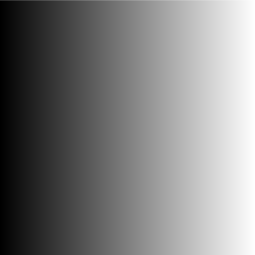
Frame 1 (no input)
Frame 60 (the mouse pressed at the canvas centre just before this capture): identical to frame 1, image omitted
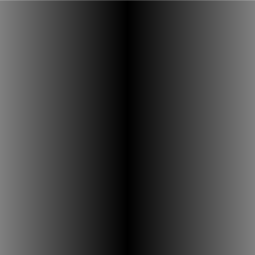
Frame 120 (the mouse held since frame 60 and released just before this capture)

The Processing sketch that drew these frames (run headless with seeded random() and noise(); from frame 60 on, the mouse is pressed at the canvas centre):

// Processing sketch: sketch_1a_whileWithGradient
// ── sketch_1a_whileWithGradient.pde
void setup() {
  size (255, 255);
}

void draw() {
  background (255); 
  int i = 0; 
  
  while (i < width) {
  
  int val = abs (mouseX - i); 
  stroke (val); 
  line (i, 0, i, height); 
  i++; 
  }
}
